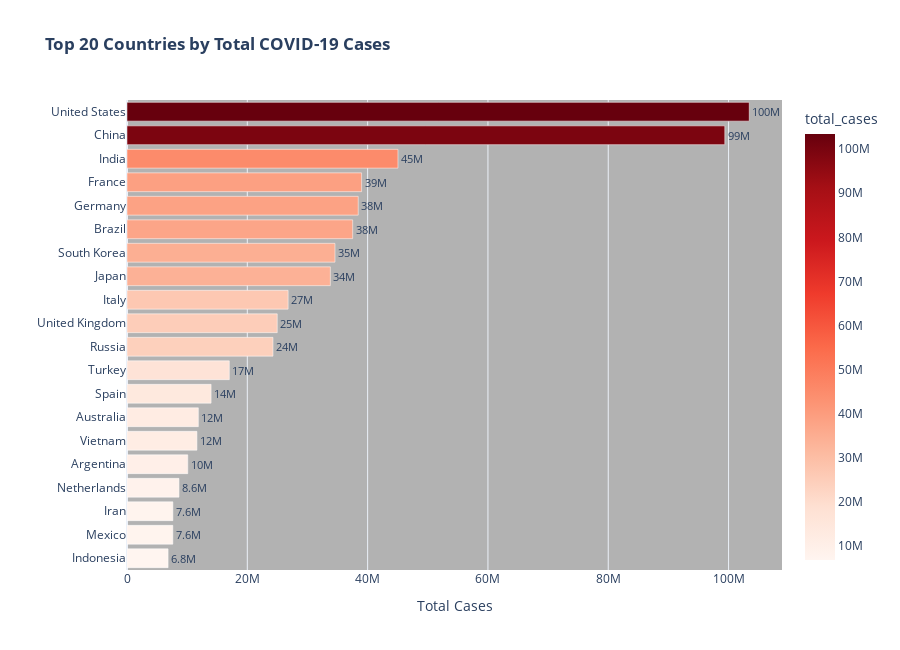

Notebook cell for this chart:
### Markdown cell above
### 🏆 Visualization 2: Top 20 Countries - Total Cases

### Code cell
top_20 = latest.nlargest(20, 'total_cases').sort_values('total_cases', ascending=True)

fig = px.bar(
    top_20,
    y='location',
    x='total_cases',
    orientation='h',
    title='<b>Top 20 Countries by Total COVID-19 Cases</b>',
    color='total_cases',
    color_continuous_scale='Reds',
    template='plotly_white',
    text_auto='.2s',
    height=650
)

fig.update_traces(textposition='outside', textfont_size=11)
fig.update_layout(
    xaxis_title='Total Cases',
    yaxis_title='',
    showlegend=False,
    plot_bgcolor='rgba(0,0,0,0.3)'
)

fig.show()

### Figure 1 — Plotly figure (JSON) as saved in the notebook; plotly's stock layout.template omitted (floating-point values rounded to 4 significant figures)
{"data": [{"hovertemplate": "total_cases=%{marker.color}<br>location=%{y}<extra></extra>", "legendgroup": "", "marker": {"color": [6829000.0, 7619000.0, 7628000.0, 8640000.0, 10100000.0, 11620000.0, 11860000.0, 13980000.0, 17000000.0, 24270000.0, 24970000.0, 26780000.0, 33800000.0, 34570000.0, 37510000.0, 38440000.0, 39000000.0, 45040000.0, 99370000.0, 103400000.0], "coloraxis": "coloraxis", "pattern": {"shape": ""}}, "name": "", "orientation": "h", "showlegend": false, "textfont": {"size": 11}, "textposition": "outside", "texttemplate": "%{x:.2s}", "type": "bar", "x": [6829000.0, 7619000.0, 7628000.0, 8640000.0, 10100000.0, 11620000.0, 11860000.0, 13980000.0, 17000000.0, 24270000.0, 24970000.0, 26780000.0, 33800000.0, 34570000.0, 37510000.0, 38440000.0, 39000000.0, 45040000.0, 99370000.0, 103400000.0], "xaxis": "x", "y": ["Indonesia", "Mexico", "Iran", "Netherlands", "Argentina", "Vietnam", "Australia", "Spain", "Turkey", "Russia", "United Kingdom", "Italy", "Japan", "South Korea", "Brazil", "Germany", "France", "India", "China", "United States"], "yaxis": "y"}], "layout": {"barmode": "relative", "coloraxis": {"colorbar": {"title": {"text": "total_cases"}}, "colorscale": [[0, "rgb(255,245,240)"], [0.125, "rgb(254,224,210)"], [0.25, "rgb(252,187,161)"], [0.375, "rgb(252,146,114)"], [0.5, "rgb(251,106,74)"], [0.625, "rgb(239,59,44)"], [0.75, "rgb(203,24,29)"], [0.875, "rgb(165,15,21)"], [1, "rgb(103,0,13)"]]}, "height": 650, "legend": {"tracegroupgap": 0}, "plot_bgcolor": "rgba(0,0,0,0.3)", "showlegend": false, "title": {"text": "<b>Top 20 Countries by Total COVID-19 Cases</b>"}, "xaxis": {"anchor": "y", "domain": [0, 1], "title": {"text": "Total Cases"}}, "yaxis": {"anchor": "x", "domain": [0, 1], "title": {"text": ""}}}}
